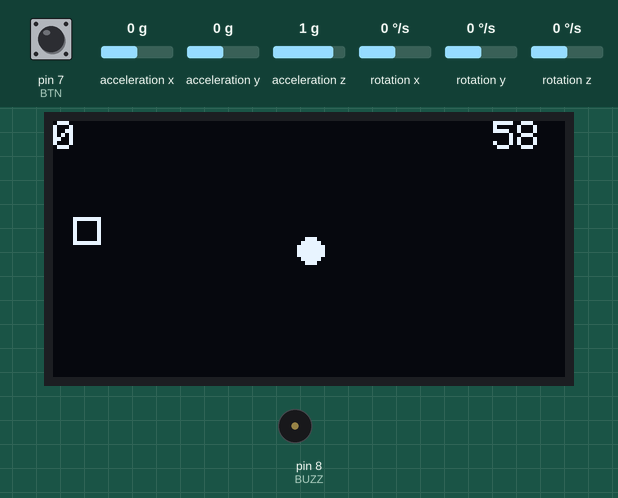
Simulated run of this sketch. Board: Arduino Nano, built with avr-gcc and run on an emulated ATmega328P. Parts: 128×64 one-colour display, buzzer (waves = sounding). Wiring (inferred from the names in the program): MPU-6050 motion sensor at I2C address 0x68. Inputs (shaded band) come from the test bench; at power-on: pin 7 (BTN) HIGH, acceleration x 0 g, acceleration y 0 g, acceleration z 1 g, rotation x 0 °/s, rotation y 0 °/s, rotation z 0 °/s. Random numbers use the default seed unless the sketch sets one.

Above: at 1.2 s.
1.3 s: pin 7 (BTN) pulled LOW for 0.15 s
At 1.43 s:
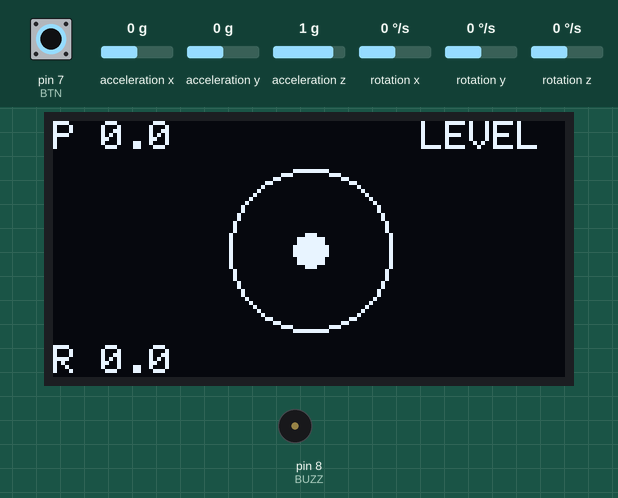
2.9 s: acceleration x set to -0.8 g
At 3.46 s:
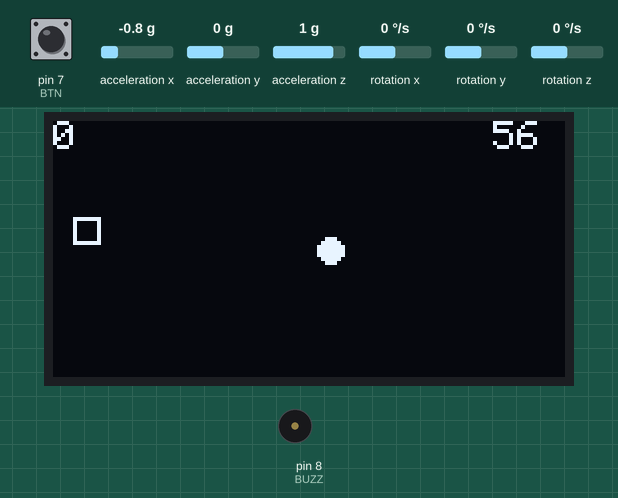
4.5 s: pin 7 (BTN) pulled LOW for 1 s
At 4.95 s:
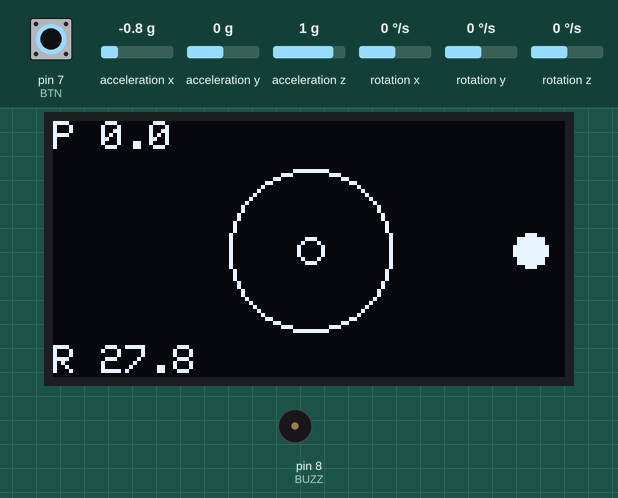
7.0 s: acceleration y set to -1.4 g
At 8.4 s:
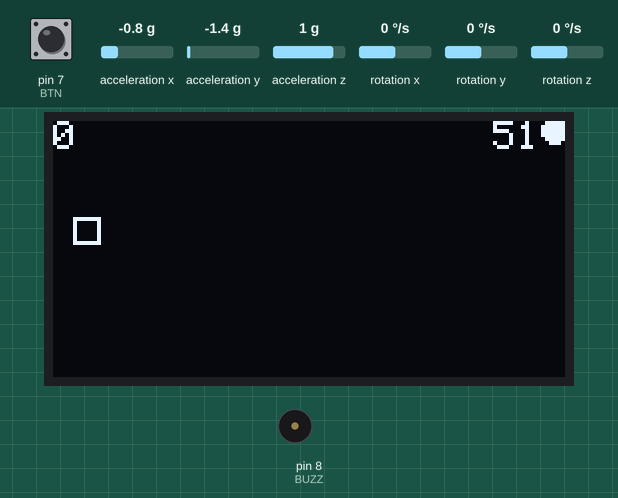
8.5 s: acceleration x set to 0.1 g
11.5 s: acceleration z set to 0.4 g
At 17.8 s:
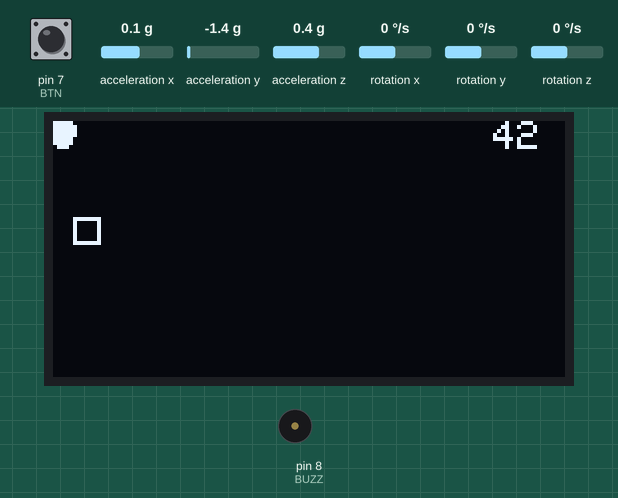
Timing chart, 0 to 60.5 s (numbered marks = the images above; inputs shaded):
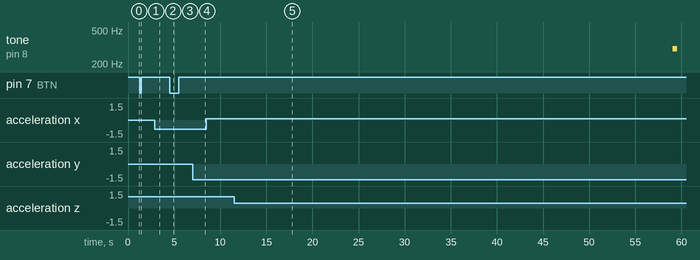

Measured:
- what the display in image 5 shows lasts 1.0 s, from 17.1 s to 18.1 s

The sketch:

tilt_game_oled.ino
```cpp
// Implements IMU reading with a complementary filter, declares OLED and game state, and begins target generation for the tilt game.
//
// Full tutorial: https://shillehtek.com/blogs/news/arduino-nano-mpu6050-tilt-game-oled-level
// Parts used: https://shillehtek.com/products/arduino-nano-v3-presoldered-ch340g-atmega328p
//             https://shillehtek.com/products/mpu-6050-pre-soldered-6-dof-accelerometer
//             https://shillehtek.com/products/0-96-i2c-white-oled-display-module-4-pin-ssd1306
// More examples: https://github.com/shillehbean/shillehtek-examples
//

#include <Wire.h>
#include <Adafruit_GFX.h>
#include <Adafruit_SSD1306.h>

Adafruit_SSD1306 oled(128, 64, &Wire, -1);
const int MPU = 0x68, BTN = 7, BUZZ = 8;
float pitch = 0, roll = 0;
unsigned long lastUs = 0;

// ---- sensor fusion ----
void readIMU() {
  Wire.beginTransmission(MPU); Wire.write(0x3B); Wire.endTransmission(false);
  Wire.requestFrom(MPU, 14, true);
  int16_t ax = Wire.read() << 8 | Wire.read(), ay = Wire.read() << 8 | Wire.read(), az = Wire.read() << 8 | Wire.read();
  Wire.read(); Wire.read();                                        // skip temperature
  int16_t gx = Wire.read() << 8 | Wire.read(), gy = Wire.read() << 8 | Wire.read(); Wire.read(); Wire.read();

  float accPitch = atan2(ay, az) * 57.3;                           // degrees from gravity
  float accRoll  = atan2(-ax, az) * 57.3;
  unsigned long now = micros(); float dt = (now - lastUs) / 1e6; lastUs = now;
  pitch = 0.98 * (pitch + gx / 131.0 * dt) + 0.02 * accPitch;      // complementary filter
  roll  = 0.98 * (roll  + gy / 131.0 * dt) + 0.02 * accRoll;
}

// ---- game state ----
float bx = 64, by = 32; int tx, ty, score; unsigned long gameEnd;
void newTarget() { tx = random(8, 120); ty = random(8, 56); }

void setup() {
  Wire.begin();
  Wire.beginTransmission(MPU); Wire.write(0x6B); Wire.write(0); Wire.endTransmission();   // wake up
  oled.begin(SSD1306_SWITCHCAPVCC, 0x3C); oled.setTextColor(SSD1306_WHITE);
  pinMode(BTN, INPUT_PULLUP);
  randomSeed(analogRead(A0));
  lastUs = micros(); newTarget(); gameEnd = millis() + 60000;
}

void loop() {
  readIMU();
  oled.clearDisplay();

  if (digitalRead(BTN) == LOW) {                                   // ---- LEVEL MODE ----
    int cx = 64 + constrain(roll, -30, 30) * 2, cy = 32 + constrain(pitch, -30, 30) * 1;
    oled.drawCircle(64, 32, 20, SSD1306_WHITE); oled.drawCircle(64, 32, 3, SSD1306_WHITE);
    oled.fillCircle(cx, cy, 4, SSD1306_WHITE);                     // the bubble
    oled.setTextSize(1);
    oled.setCursor(0, 0);  oled.print("P "); oled.print(pitch, 1);
    oled.setCursor(0, 56); oled.print("R "); oled.print(roll, 1);
    if (abs(pitch) < 0.5 && abs(roll) < 0.5) { oled.setCursor(92, 0); oled.print("LEVEL"); }
  } else {                                                         // ---- GAME MODE ----
    bx = constrain(bx + roll * 0.08, 2, 125);                      // tilt = velocity
    by = constrain(by + pitch * 0.08, 2, 61);
    if (abs(bx - tx) < 5 && abs(by - ty) < 5) { score++; tone(BUZZ, 1200, 60); newTarget(); }
    long left = (gameEnd - millis()) / 1000;
    if (left <= 0) {                                               // time's up
      oled.setTextSize(2); oled.setCursor(16, 20); oled.print("SCORE "); oled.print(score);
      oled.display(); tone(BUZZ, 300, 500); delay(3000);
      score = 0; bx = 64; by = 32; gameEnd = millis() + 60000; return;
    }
    oled.drawRect(tx - 3, ty - 3, 7, 7, SSD1306_WHITE);            // target
    oled.fillCircle((int)bx, (int)by, 3, SSD1306_WHITE);           // ball
    oled.setTextSize(1); oled.setCursor(0, 0); oled.print(score);
    oled.setCursor(110, 0); oled.print(left);
  }
  oled.display();
}
```
